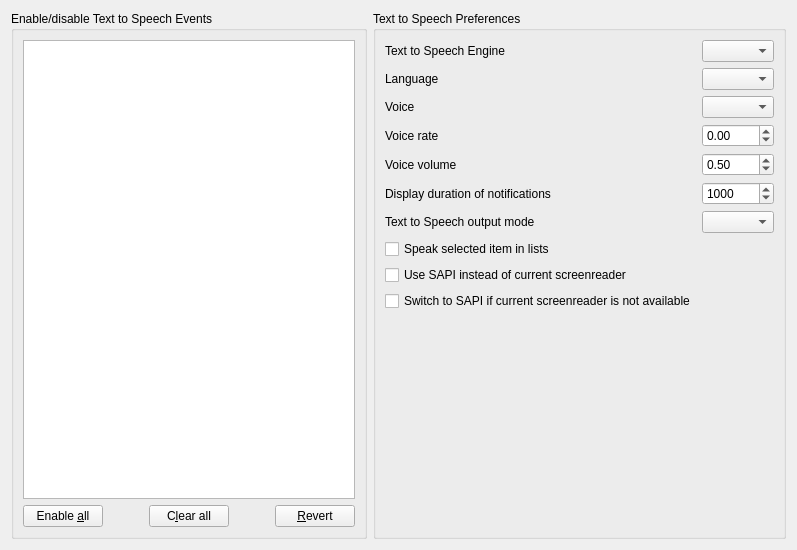
     <widget class="QWidget" name="ttsTab">
      <attribute name="title">
       <string>Text To Speech</string>
      </attribute>
      <layout class="QHBoxLayout" name="horizontalLayout_22">
       <item>
        <widget class="QGroupBox" name="groupBox_12">
         <property name="title">
          <string>Enable/disable Text to Speech Events</string>
         </property>
         <layout class="QVBoxLayout" name="verticalLayout_16">
          <item>
           <widget class="MyTreeView" name="ttsTreeView">
            <property name="editTriggers">
             <set>QAbstractItemView::NoEditTriggers</set>
            </property>
            <property name="showDropIndicator" stdset="0">
             <bool>false</bool>
            </property>
            <property name="alternatingRowColors">
             <bool>true</bool>
            </property>
            <property name="rootIsDecorated">
             <bool>false</bool>
            </property>
            <property name="itemsExpandable">
             <bool>false</bool>
            </property>
            <property name="expandsOnDoubleClick">
             <bool>false</bool>
            </property>
           </widget>
          </item>
          <item>
           <layout class="QHBoxLayout" name="horizontalLayout_23">
            <item>
             <widget class="QPushButton" name="ttsEnableallButton">
              <property name="text">
               <string>Enable &amp;all</string>
              </property>
             </widget>
            </item>
            <item>
             <spacer name="horizontalSpacer_23">
              <property name="orientation">
               <enum>Qt::Horizontal</enum>
              </property>
              <property name="sizeHint" stdset="0">
               <size>
                <width>40</width>
                <height>20</height>
               </size>
              </property>
             </spacer>
            </item>
            <item>
             <widget class="QPushButton" name="ttsClearallButton">
              <property name="text">
               <string>C&amp;lear all</string>
              </property>
             </widget>
            </item>
            <item>
             <spacer name="horizontalSpacer_25">
              <property name="orientation">
               <enum>Qt::Horizontal</enum>
              </property>
              <property name="sizeHint" stdset="0">
               <size>
                <width>40</width>
                <height>20</height>
               </size>
              </property>
             </spacer>
            </item>
            <item>
             <widget class="QPushButton" name="ttsRevertButton">
              <property name="text">
               <string>&amp;Revert</string>
              </property>
             </widget>
            </item>
           </layout>
          </item>
         </layout>
        </widget>
       </item>
       <item>
        <widget class="QGroupBox" name="groupBox_11">
         <property name="title">
          <string>Text to Speech Preferences</string>
         </property>
         <layout class="QVBoxLayout" name="verticalLayout_19">
          <item>
           <layout class="QFormLayout" name="formLayout_3">
            <item row="1" column="1">
             <widget class="QComboBox" name="ttsengineComboBox"/>
            </item>
            <item row="2" column="0">
             <widget class="QLabel" name="label_ttslocale">
              <property name="text">
               <string>Language</string>
              </property>
              <property name="buddy">
               <cstring>ttsLocaleComboBox</cstring>
              </property>
             </widget>
            </item>
            <item row="2" column="1">
             <widget class="QComboBox" name="ttsLocaleComboBox"/>
            </item>
            <item row="3" column="0">
             <widget class="QLabel" name="label_ttsvoice">
              <property name="text">
               <string>Voice</string>
              </property>
              <property name="buddy">
               <cstring>ttsVoiceComboBox</cstring>
              </property>
             </widget>
            </item>
            <item row="3" column="1">
             <widget class="QComboBox" name="ttsVoiceComboBox"/>
            </item>
            <item row="4" column="0">
             <widget class="QLabel" name="label_ttsvoicerate">
              <property name="text">
               <string>Voice rate</string>
              </property>
              <property name="buddy">
               <cstring>ttsVoiceRateSpinBox</cstring>
              </property>
             </widget>
            </item>
            <item row="4" column="1">
             <widget class="QDoubleSpinBox" name="ttsVoiceRateSpinBox">
              <property name="minimum">
               <double>-1.000000000000000</double>
              </property>
              <property name="maximum">
               <double>1.000000000000000</double>
              </property>
              <property name="singleStep">
               <double>0.100000000000000</double>
              </property>
              <property name="value">
               <double>0.000000000000000</double>
              </property>
             </widget>
            </item>
            <item row="1" column="0">
             <widget class="QLabel" name="label_ttsengine">
              <property name="text">
               <string>Text to Speech Engine</string>
              </property>
              <property name="buddy">
               <cstring>ttsengineComboBox</cstring>
              </property>
             </widget>
            </item>
            <item row="5" column="0">
             <widget class="QLabel" name="label_ttsvoicevolume">
              <property name="text">
               <string>Voice volume</string>
              </property>
              <property name="buddy">
               <cstring>ttsVoiceVolumeSpinBox</cstring>
              </property>
             </widget>
            </item>
            <item row="5" column="1">
             <widget class="QDoubleSpinBox" name="ttsVoiceVolumeSpinBox">
              <property name="minimum">
               <double>0.000000000000000</double>
              </property>
              <property name="maximum">
               <double>1.000000000000000</double>
              </property>
              <property name="singleStep">
               <double>0.100000000000000</double>
              </property>
              <property name="value">
               <double>0.500000000000000</double>
              </property>
             </widget>
            </item>
            <item row="6" column="0">
             <widget class="QLabel" name="label_ttsnotifTimestamp">
              <property name="text">
               <string>Display duration of notifications</string>
              </property>
              <property name="buddy">
               <cstring>ttsNotifTimestampSpinBox</cstring>
              </property>
             </widget>
            </item>
            <item row="6" column="1">
             <widget class="QSpinBox" name="ttsNotifTimestampSpinBox">
              <property name="minimum">
               <number>1</number>
              </property>
              <property name="maximum">
               <number>10000</number>
              </property>
              <property name="value">
               <number>1000</number>
              </property>
             </widget>
            </item>
            <item row="7" column="0">
             <widget class="QLabel" name="label_ttsoutputmode">
              <property name="text">
               <string>Text to Speech output mode</string>
              </property>
              <property name="buddy">
               <cstring>ttsOutputModeComboBox</cstring>
              </property>
             </widget>
            </item>
            <item row="7" column="1">
             <widget class="QComboBox" name="ttsOutputModeComboBox"/>
            </item>
            <item row="8" column="0">
             <widget class="QCheckBox" name="ttsSpeakListsChkBox">
              <property name="text">
               <string>Speak selected item in lists</string>
              </property>
             </widget>
            </item>
            <item row="9" column="0">
             <widget class="QCheckBox" name="ttsForceSapiChkBox">
              <property name="text">
               <string>Use SAPI instead of current screenreader</string>
              </property>
             </widget>
            </item>
            <item row="10" column="0">
             <widget class="QCheckBox" name="ttsTrySapiChkBox">
              <property name="text">
               <string>Switch to SAPI if current screenreader is not available</string>
              </property>
             </widget>
            </item>
           </layout>
          </item>
          <item>
           <spacer name="verticalSpacer_10">
            <property name="orientation">
             <enum>Qt::Vertical</enum>
            </property>
            <property name="sizeHint" stdset="0">
             <size>
              <width>20</width>
              <height>216</height>
             </size>
            </property>
           </spacer>
          </item>
         </layout>
        </widget>
       </item>
      </layout>
     </widget>
